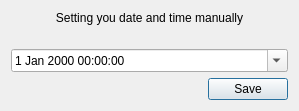
<?xml version="1.0" encoding="UTF-8"?>
<ui version="4.0">
 <class>DateSettingDialog</class>
 <widget class="QDialog" name="DateSettingDialog">
  <property name="geometry">
   <rect>
    <x>0</x>
    <y>0</y>
    <width>299</width>
    <height>111</height>
   </rect>
  </property>
  <property name="windowTitle">
   <string>Setting Date and Time</string>
  </property>
  <layout class="QVBoxLayout" name="verticalLayout">
   <item>
    <widget class="QLabel" name="label">
     <property name="text">
      <string>Setting you date and time manually</string>
     </property>
     <property name="alignment">
      <set>Qt::AlignCenter</set>
     </property>
     <property name="wordWrap">
      <bool>true</bool>
     </property>
    </widget>
   </item>
   <item>
    <spacer name="verticalSpacer">
     <property name="orientation">
      <enum>Qt::Vertical</enum>
     </property>
     <property name="sizeHint" stdset="0">
      <size>
       <width>20</width>
       <height>40</height>
      </size>
     </property>
    </spacer>
   </item>
   <item>
    <widget class="QDateTimeEdit" name="dateTimeEdit">
     <property name="calendarPopup">
      <bool>true</bool>
     </property>
    </widget>
   </item>
   <item>
    <layout class="QHBoxLayout" name="horizontalLayout">
     <item>
      <spacer name="horizontalSpacer">
       <property name="orientation">
        <enum>Qt::Horizontal</enum>
       </property>
       <property name="sizeHint" stdset="0">
        <size>
         <width>40</width>
         <height>20</height>
        </size>
       </property>
      </spacer>
     </item>
     <item>
      <widget class="QPushButton" name="pushButton">
       <property name="text">
        <string>Save</string>
       </property>
      </widget>
     </item>
    </layout>
   </item>
  </layout>
 </widget>
 <resources/>
 <connections/>
</ui>
